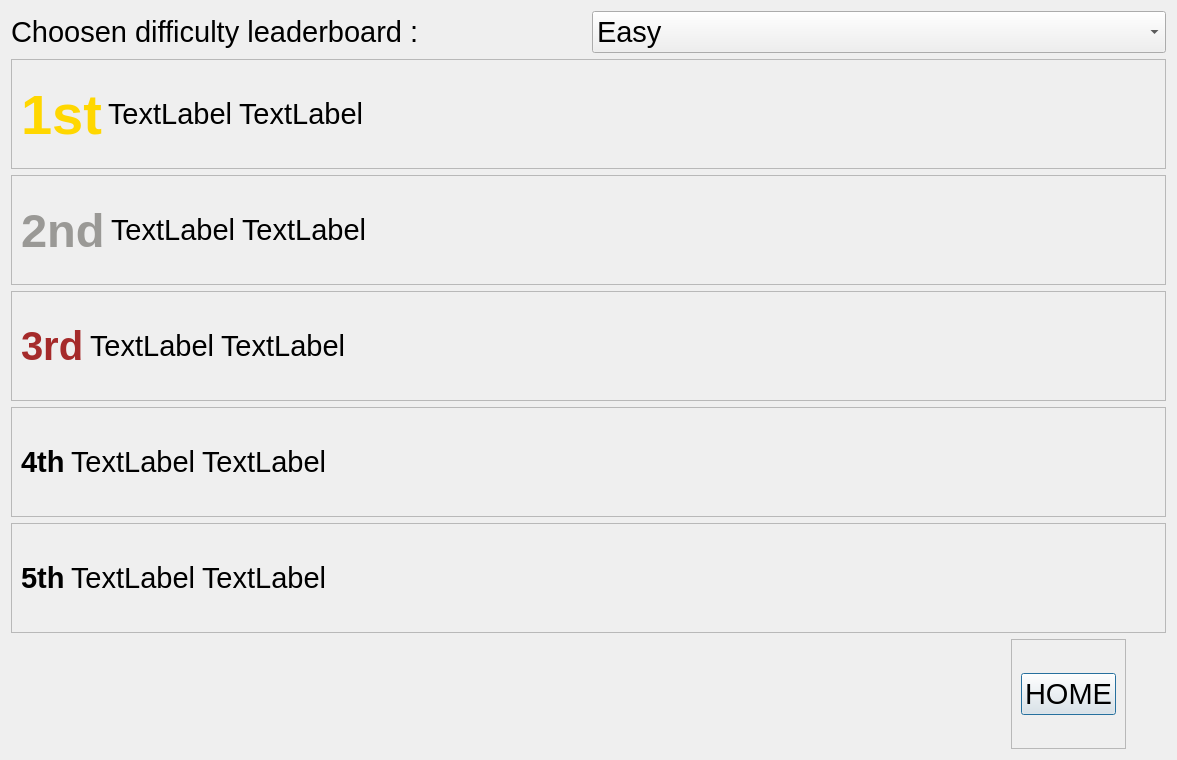
<?xml version="1.0" encoding="UTF-8"?>
<ui version="4.0">
 <class>LeaderboardWindow</class>
 <widget class="QDialog" name="LeaderboardWindow">
  <property name="geometry">
   <rect>
    <x>0</x>
    <y>0</y>
    <width>1177</width>
    <height>760</height>
   </rect>
  </property>
  <property name="windowTitle">
   <string>Leaderboard</string>
  </property>
  <layout class="QVBoxLayout" name="verticalLayout">
   <item>
    <layout class="QHBoxLayout" name="horizontalLayout_6">
     <item>
      <widget class="QLabel" name="label_6">
       <property name="font">
        <font>
         <pointsize>22</pointsize>
        </font>
       </property>
       <property name="text">
        <string>Choosen difficulty leaderboard :</string>
       </property>
      </widget>
     </item>
     <item>
      <widget class="QComboBox" name="difficultyComboBox">
       <property name="font">
        <font>
         <pointsize>22</pointsize>
        </font>
       </property>
       <item>
        <property name="text">
         <string>Easy</string>
        </property>
       </item>
       <item>
        <property name="text">
         <string>Medium</string>
        </property>
       </item>
       <item>
        <property name="text">
         <string>Hard</string>
        </property>
       </item>
       <item>
        <property name="text">
         <string>Insane</string>
        </property>
       </item>
      </widget>
     </item>
    </layout>
   </item>
   <item>
    <widget class="QFrame" name="frame_2">
     <property name="frameShape">
      <enum>QFrame::StyledPanel</enum>
     </property>
     <property name="frameShadow">
      <enum>QFrame::Raised</enum>
     </property>
     <layout class="QHBoxLayout" name="horizontalLayout_9">
      <item>
       <widget class="QLabel" name="label">
        <property name="font">
         <font>
          <pointsize>42</pointsize>
          <weight>75</weight>
          <bold>true</bold>
         </font>
        </property>
        <property name="layoutDirection">
         <enum>Qt::LeftToRight</enum>
        </property>
        <property name="styleSheet">
         <string notr="true">QLabel{color:gold}</string>
        </property>
        <property name="frameShape">
         <enum>QFrame::NoFrame</enum>
        </property>
        <property name="frameShadow">
         <enum>QFrame::Plain</enum>
        </property>
        <property name="text">
         <string>1st</string>
        </property>
        <property name="textFormat">
         <enum>Qt::AutoText</enum>
        </property>
        <property name="scaledContents">
         <bool>false</bool>
        </property>
        <property name="wordWrap">
         <bool>false</bool>
        </property>
        <property name="indent">
         <number>-1</number>
        </property>
        <property name="openExternalLinks">
         <bool>false</bool>
        </property>
       </widget>
      </item>
      <item>
       <widget class="QLabel" name="nameLabel_0">
        <property name="font">
         <font>
          <pointsize>22</pointsize>
         </font>
        </property>
        <property name="text">
         <string>TextLabel</string>
        </property>
       </widget>
      </item>
      <item>
       <widget class="QLabel" name="timeLabel_0">
        <property name="font">
         <font>
          <pointsize>22</pointsize>
         </font>
        </property>
        <property name="text">
         <string>TextLabel</string>
        </property>
       </widget>
      </item>
      <item>
       <spacer name="horizontalSpacer">
        <property name="orientation">
         <enum>Qt::Horizontal</enum>
        </property>
        <property name="sizeHint" stdset="0">
         <size>
          <width>439</width>
          <height>20</height>
         </size>
        </property>
       </spacer>
      </item>
     </layout>
    </widget>
   </item>
   <item>
    <widget class="QFrame" name="frame_3">
     <property name="frameShape">
      <enum>QFrame::StyledPanel</enum>
     </property>
     <property name="frameShadow">
      <enum>QFrame::Raised</enum>
     </property>
     <layout class="QHBoxLayout" name="horizontalLayout">
      <item>
       <widget class="QLabel" name="label_2">
        <property name="font">
         <font>
          <pointsize>35</pointsize>
          <weight>75</weight>
          <bold>true</bold>
         </font>
        </property>
        <property name="styleSheet">
         <string notr="true">QLabel{color:rgb(154, 153, 150)}</string>
        </property>
        <property name="text">
         <string>2nd</string>
        </property>
       </widget>
      </item>
      <item>
       <widget class="QLabel" name="nameLabel_1">
        <property name="font">
         <font>
          <pointsize>22</pointsize>
         </font>
        </property>
        <property name="text">
         <string>TextLabel</string>
        </property>
       </widget>
      </item>
      <item>
       <widget class="QLabel" name="timeLabel_1">
        <property name="font">
         <font>
          <pointsize>22</pointsize>
         </font>
        </property>
        <property name="text">
         <string>TextLabel</string>
        </property>
       </widget>
      </item>
      <item>
       <spacer name="horizontalSpacer_2">
        <property name="orientation">
         <enum>Qt::Horizontal</enum>
        </property>
        <property name="sizeHint" stdset="0">
         <size>
          <width>446</width>
          <height>20</height>
         </size>
        </property>
       </spacer>
      </item>
     </layout>
    </widget>
   </item>
   <item>
    <widget class="QFrame" name="frame_4">
     <property name="frameShape">
      <enum>QFrame::StyledPanel</enum>
     </property>
     <property name="frameShadow">
      <enum>QFrame::Raised</enum>
     </property>
     <layout class="QHBoxLayout" name="horizontalLayout_2">
      <item>
       <widget class="QLabel" name="label_3">
        <property name="font">
         <font>
          <pointsize>30</pointsize>
          <weight>75</weight>
          <bold>true</bold>
         </font>
        </property>
        <property name="styleSheet">
         <string notr="true">QLabel{color:brown}</string>
        </property>
        <property name="text">
         <string>3rd</string>
        </property>
       </widget>
      </item>
      <item>
       <widget class="QLabel" name="nameLabel_2">
        <property name="font">
         <font>
          <pointsize>22</pointsize>
         </font>
        </property>
        <property name="text">
         <string>TextLabel</string>
        </property>
       </widget>
      </item>
      <item>
       <widget class="QLabel" name="timeLabel_2">
        <property name="font">
         <font>
          <pointsize>22</pointsize>
         </font>
        </property>
        <property name="text">
         <string>TextLabel</string>
        </property>
       </widget>
      </item>
      <item>
       <spacer name="horizontalSpacer_3">
        <property name="orientation">
         <enum>Qt::Horizontal</enum>
        </property>
        <property name="sizeHint" stdset="0">
         <size>
          <width>452</width>
          <height>20</height>
         </size>
        </property>
       </spacer>
      </item>
     </layout>
    </widget>
   </item>
   <item>
    <widget class="QFrame" name="frame_5">
     <property name="frameShape">
      <enum>QFrame::StyledPanel</enum>
     </property>
     <property name="frameShadow">
      <enum>QFrame::Raised</enum>
     </property>
     <layout class="QHBoxLayout" name="horizontalLayout_3">
      <item>
       <widget class="QLabel" name="label_4">
        <property name="font">
         <font>
          <pointsize>22</pointsize>
          <weight>75</weight>
          <bold>true</bold>
         </font>
        </property>
        <property name="text">
         <string>4th</string>
        </property>
       </widget>
      </item>
      <item>
       <widget class="QLabel" name="nameLabel_3">
        <property name="font">
         <font>
          <pointsize>22</pointsize>
         </font>
        </property>
        <property name="text">
         <string>TextLabel</string>
        </property>
       </widget>
      </item>
      <item>
       <widget class="QLabel" name="timeLabel_3">
        <property name="font">
         <font>
          <pointsize>22</pointsize>
         </font>
        </property>
        <property name="text">
         <string>TextLabel</string>
        </property>
       </widget>
      </item>
      <item>
       <spacer name="horizontalSpacer_4">
        <property name="orientation">
         <enum>Qt::Horizontal</enum>
        </property>
        <property name="sizeHint" stdset="0">
         <size>
          <width>459</width>
          <height>20</height>
         </size>
        </property>
       </spacer>
      </item>
     </layout>
    </widget>
   </item>
   <item>
    <widget class="QFrame" name="frame_6">
     <property name="frameShape">
      <enum>QFrame::StyledPanel</enum>
     </property>
     <property name="frameShadow">
      <enum>QFrame::Raised</enum>
     </property>
     <layout class="QHBoxLayout" name="horizontalLayout_4">
      <item>
       <widget class="QLabel" name="label_5">
        <property name="font">
         <font>
          <pointsize>22</pointsize>
          <weight>75</weight>
          <bold>true</bold>
         </font>
        </property>
        <property name="text">
         <string>5th</string>
        </property>
       </widget>
      </item>
      <item>
       <widget class="QLabel" name="nameLabel_4">
        <property name="font">
         <font>
          <pointsize>22</pointsize>
         </font>
        </property>
        <property name="text">
         <string>TextLabel</string>
        </property>
       </widget>
      </item>
      <item>
       <widget class="QLabel" name="timeLabel_4">
        <property name="font">
         <font>
          <pointsize>22</pointsize>
         </font>
        </property>
        <property name="text">
         <string>TextLabel</string>
        </property>
       </widget>
      </item>
      <item>
       <spacer name="horizontalSpacer_5">
        <property name="orientation">
         <enum>Qt::Horizontal</enum>
        </property>
        <property name="sizeHint" stdset="0">
         <size>
          <width>459</width>
          <height>20</height>
         </size>
        </property>
       </spacer>
      </item>
     </layout>
    </widget>
   </item>
   <item>
    <layout class="QHBoxLayout" name="horizontalLayout_7">
     <item>
      <spacer name="horizontalSpacer_6">
       <property name="orientation">
        <enum>Qt::Horizontal</enum>
       </property>
       <property name="sizeHint" stdset="0">
        <size>
         <width>40</width>
         <height>20</height>
        </size>
       </property>
      </spacer>
     </item>
     <item>
      <widget class="QFrame" name="frame">
       <property name="frameShape">
        <enum>QFrame::StyledPanel</enum>
       </property>
       <property name="frameShadow">
        <enum>QFrame::Raised</enum>
       </property>
       <layout class="QHBoxLayout" name="horizontalLayout_8">
        <item>
         <widget class="QPushButton" name="homeButton">
          <property name="minimumSize">
           <size>
            <width>80</width>
            <height>27</height>
           </size>
          </property>
          <property name="font">
           <font>
            <pointsize>22</pointsize>
           </font>
          </property>
          <property name="cursor">
           <cursorShape>PointingHandCursor</cursorShape>
          </property>
          <property name="text">
           <string>HOME</string>
          </property>
         </widget>
        </item>
       </layout>
      </widget>
     </item>
     <item>
      <spacer name="horizontalSpacer_7">
       <property name="orientation">
        <enum>Qt::Horizontal</enum>
       </property>
       <property name="sizeType">
        <enum>QSizePolicy::Preferred</enum>
       </property>
       <property name="sizeHint" stdset="0">
        <size>
         <width>40</width>
         <height>20</height>
        </size>
       </property>
      </spacer>
     </item>
    </layout>
   </item>
  </layout>
 </widget>
 <resources/>
 <connections/>
</ui>
